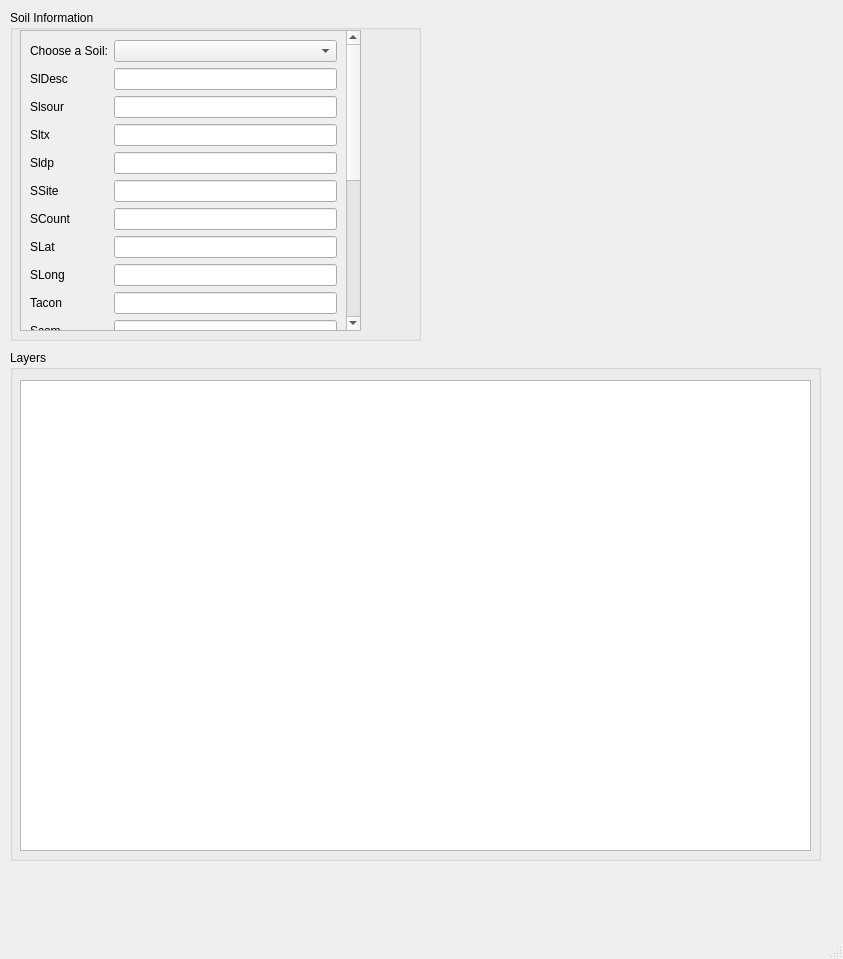
<?xml version="1.0" encoding="UTF-8"?>
<ui version="4.0">
 <class>SDB</class>
 <widget class="QMainWindow" name="SDB">
  <property name="geometry">
   <rect>
    <x>0</x>
    <y>0</y>
    <width>843</width>
    <height>959</height>
   </rect>
  </property>
  <property name="windowTitle">
   <string>SOIL</string>
  </property>
  <widget class="QWidget" name="centralwidget">
   <widget class="QGroupBox" name="groupBox">
    <property name="geometry">
     <rect>
      <x>10</x>
      <y>10</y>
      <width>411</width>
      <height>331</height>
     </rect>
    </property>
    <property name="title">
     <string>Soil Information</string>
    </property>
    <widget class="QScrollArea" name="scrollArea">
     <property name="geometry">
      <rect>
       <x>10</x>
       <y>20</y>
       <width>341</width>
       <height>301</height>
      </rect>
     </property>
     <property name="verticalScrollBarPolicy">
      <enum>Qt::ScrollBarAlwaysOn</enum>
     </property>
     <property name="widgetResizable">
      <bool>true</bool>
     </property>
     <widget class="QWidget" name="scrollAreaWidgetContents">
      <property name="geometry">
       <rect>
        <x>0</x>
        <y>0</y>
        <width>339</width>
        <height>666</height>
       </rect>
      </property>
      <layout class="QVBoxLayout" name="verticalLayout">
       <item>
        <layout class="QFormLayout" name="formLayout">
         <property name="formAlignment">
          <set>Qt::AlignLeading|Qt::AlignLeft|Qt::AlignTop</set>
         </property>
         <item row="1" column="0">
          <widget class="QLabel" name="label">
           <property name="text">
            <string>SlDesc</string>
           </property>
          </widget>
         </item>
         <item row="2" column="0">
          <widget class="QLabel" name="label_2">
           <property name="text">
            <string>Slsour</string>
           </property>
          </widget>
         </item>
         <item row="3" column="0">
          <widget class="QLabel" name="label_3">
           <property name="text">
            <string>Sltx</string>
           </property>
          </widget>
         </item>
         <item row="4" column="0">
          <widget class="QLabel" name="label_4">
           <property name="text">
            <string>Sldp</string>
           </property>
          </widget>
         </item>
         <item row="6" column="0">
          <widget class="QLabel" name="label_5">
           <property name="text">
            <string>SCount</string>
           </property>
          </widget>
         </item>
         <item row="1" column="1">
          <widget class="QLineEdit" name="sldescLineEdit"/>
         </item>
         <item row="2" column="1">
          <widget class="QLineEdit" name="slsourLineEdit"/>
         </item>
         <item row="3" column="1">
          <widget class="QLineEdit" name="sltxLineEdit"/>
         </item>
         <item row="4" column="1">
          <widget class="QLineEdit" name="sldpLineEdit"/>
         </item>
         <item row="6" column="1">
          <widget class="QLineEdit" name="scountLineEdit"/>
         </item>
         <item row="7" column="0">
          <widget class="QLabel" name="label_6">
           <property name="text">
            <string>SLat</string>
           </property>
          </widget>
         </item>
         <item row="8" column="0">
          <widget class="QLabel" name="label_7">
           <property name="text">
            <string>SLong</string>
           </property>
          </widget>
         </item>
         <item row="9" column="0">
          <widget class="QLabel" name="label_8">
           <property name="text">
            <string>Tacon</string>
           </property>
          </widget>
         </item>
         <item row="10" column="0">
          <widget class="QLabel" name="label_9">
           <property name="text">
            <string>Scom</string>
           </property>
          </widget>
         </item>
         <item row="7" column="1">
          <widget class="QLineEdit" name="slatLineEdit"/>
         </item>
         <item row="8" column="1">
          <widget class="QLineEdit" name="slongLineEdit"/>
         </item>
         <item row="9" column="1">
          <widget class="QLineEdit" name="taconLineEdit"/>
         </item>
         <item row="10" column="1">
          <widget class="QLineEdit" name="scomLineEdit"/>
         </item>
         <item row="11" column="0">
          <widget class="QLabel" name="label_10">
           <property name="text">
            <string>Salb</string>
           </property>
          </widget>
         </item>
         <item row="12" column="0">
          <widget class="QLabel" name="label_11">
           <property name="text">
            <string>U</string>
           </property>
          </widget>
         </item>
         <item row="11" column="1">
          <widget class="QLineEdit" name="salbLineEdit"/>
         </item>
         <item row="12" column="1">
          <widget class="QLineEdit" name="uLineEdit"/>
         </item>
         <item row="0" column="0">
          <widget class="QLabel" name="label_12">
           <property name="text">
            <string>Choose a Soil:</string>
           </property>
          </widget>
         </item>
         <item row="0" column="1">
          <widget class="QComboBox" name="soilCombobox"/>
         </item>
         <item row="5" column="0">
          <widget class="QLabel" name="label_13">
           <property name="text">
            <string>SSite</string>
           </property>
          </widget>
         </item>
         <item row="5" column="1">
          <widget class="QLineEdit" name="ssiteLineEdit"/>
         </item>
         <item row="13" column="0">
          <widget class="QLabel" name="label_14">
           <property name="text">
            <string>SWCON</string>
           </property>
          </widget>
         </item>
         <item row="13" column="1">
          <widget class="QLineEdit" name="SWCONLineEdit"/>
         </item>
         <item row="14" column="0">
          <widget class="QLabel" name="label_15">
           <property name="text">
            <string>CN2</string>
           </property>
          </widget>
         </item>
         <item row="14" column="1">
          <widget class="QLineEdit" name="CN2LineEdit"/>
         </item>
         <item row="16" column="1">
          <widget class="QLineEdit" name="slpfLineEdit"/>
         </item>
         <item row="15" column="1">
          <widget class="QLineEdit" name="slnfLineEdit"/>
         </item>
         <item row="15" column="0">
          <widget class="QLabel" name="label_16">
           <property name="text">
            <string>Slnf</string>
           </property>
          </widget>
         </item>
         <item row="16" column="0">
          <widget class="QLabel" name="label_17">
           <property name="text">
            <string>Slpf</string>
           </property>
          </widget>
         </item>
         <item row="17" column="0">
          <widget class="QLabel" name="smhbLabel">
           <property name="text">
            <string>Smhb</string>
           </property>
          </widget>
         </item>
         <item row="17" column="1">
          <widget class="QLineEdit" name="smhbLineEdit"/>
         </item>
         <item row="18" column="0">
          <widget class="QLabel" name="smpxLabel">
           <property name="text">
            <string>Smpx</string>
           </property>
          </widget>
         </item>
         <item row="18" column="1">
          <widget class="QLineEdit" name="smpxLineEdit"/>
         </item>
         <item row="19" column="0">
          <widget class="QLabel" name="smkeLabel">
           <property name="text">
            <string>Smke</string>
           </property>
          </widget>
         </item>
         <item row="19" column="1">
          <widget class="QLineEdit" name="smkeLineEdit"/>
         </item>
         <item row="20" column="0">
          <widget class="QLabel" name="pondMaxLabel">
           <property name="text">
            <string>PondMax</string>
           </property>
          </widget>
         </item>
         <item row="20" column="1">
          <widget class="QLineEdit" name="pondMaxLineEdit"/>
         </item>
        </layout>
       </item>
      </layout>
     </widget>
    </widget>
   </widget>
   <widget class="QGroupBox" name="groupBox_2">
    <property name="geometry">
     <rect>
      <x>10</x>
      <y>350</y>
      <width>811</width>
      <height>511</height>
     </rect>
    </property>
    <property name="title">
     <string>Layers</string>
    </property>
    <widget class="QTableView" name="soilLayerView">
     <property name="geometry">
      <rect>
       <x>10</x>
       <y>30</y>
       <width>791</width>
       <height>471</height>
      </rect>
     </property>
     <attribute name="verticalHeaderVisible">
      <bool>false</bool>
     </attribute>
    </widget>
   </widget>
   <zorder>groupBox_2</zorder>
   <zorder>groupBox</zorder>
  </widget>
  <widget class="QMenuBar" name="menubar">
   <property name="geometry">
    <rect>
     <x>0</x>
     <y>0</y>
     <width>843</width>
     <height>22</height>
    </rect>
   </property>
  </widget>
  <widget class="QStatusBar" name="statusbar"/>
 </widget>
 <resources/>
 <connections/>
</ui>
